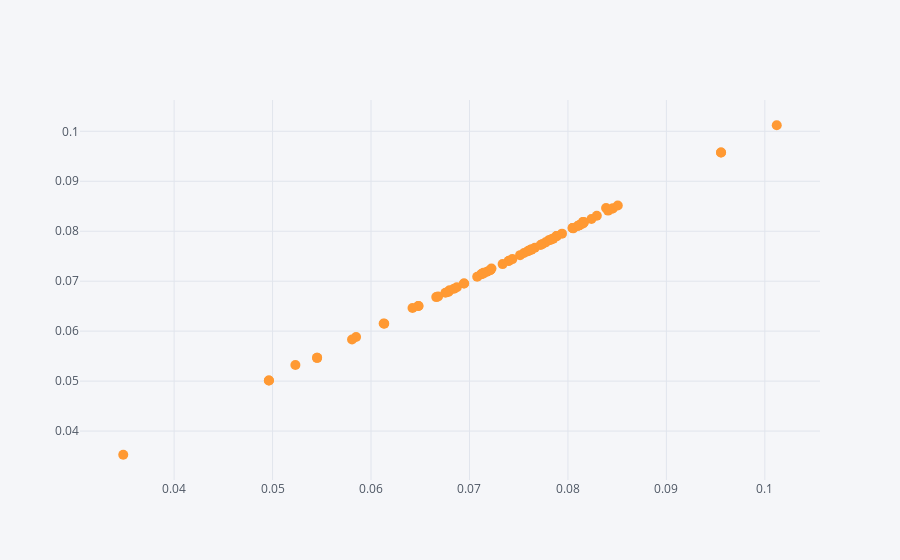

The notebook cell this image was saved under:
### Markdown cell above
### Comparação entre o retorno real dos ativos e o retorno do modelo A(1,1)

### Code cell
#A(1,1)
vetor=df.values
Portfolio_A=[];
Portfolio_Geometrico=[];
C=df.cov()
COVAR=C.values

i=0
j=0

for i in range(5):
    for j in range(5):
        
        #Portfolio Aritmetico
        c = Media_Aritmetica[i]*0.5 + Media_Aritmetica[j]*0.5-((VOL[i]*0.5)**2+(VOL[j]*0.5)**2+2*0.5*0.5*COVAR[i,j]*12)/(2*(1+Media_Aritmetica[i]*0.5 + Media_Aritmetica[j]*0.5))
        Portfolio_A.append(c)
        
        #Portfolio Geometrico
        d = (vetor[:,i]*0.5 + vetor[:,j]*0.5)
        truegeo=(gmean(d + 1)- 1)*12
        Portfolio_Geometrico.append(truegeo)
        
Portfolio_A

for ind in range(50):

    # Create Random Weights
    weights1 = np.array(np.random.random(5))

    # Rebalance Weights
    weights1 = weights1 / np.sum(weights1)
    
    # Portfolio Aritmetico
    x = np.sum(Media_Aritmetica * weights1)-(np.dot(weights1.T, np.dot(df.cov() * 12, weights1)))/(2*(1+np.sum(Media_Aritmetica * weights1)))
    Portfolio_A.append(x)
    
    #Portfolio Geometrico
    z = np.dot(vetor,weights1)
    truegeo1=(gmean(z + 1)- 1)*12
    Portfolio_Geometrico.append(truegeo1)
    
    
data = pd.DataFrame(Portfolio_Geometrico,columns=["Portfolio Geometrico"])
data["Portfolio_A(1,1)"]=Portfolio_A

data.iplot(kind='scatter',x='Portfolio Geometrico',y='Portfolio_A(1,1)',mode='markers',size=10)


X_plot = np.linspace(0.02, 0.12, 100)
Y_plot = X_plot

g = sns.FacetGrid(data, size = 6)
g = g.map(plt.scatter, "Portfolio Geometrico", "Portfolio_A(1,1)", edgecolor="w")
plt.plot(X_plot, Y_plot, color='r')
plt.show()

### Figure 1 — Plotly figure (JSON) as saved in the notebook; plotly's stock layout.template omitted (floating-point values rounded to 4 significant figures)
{"data": [{"line": {"color": "rgba(255, 153, 51, 1.0)", "dash": "solid", "shape": "linear", "width": 1.3}, "marker": {"size": 10, "symbol": "circle"}, "mode": "markers", "name": "Portfolio_A(1,1)", "text": "", "type": "scatter", "x": [0.06785, 0.08454, 0.05452, 0.07885, 0.06481, 0.08454, 0.1012, 0.0712, 0.09555, 0.08153, 0.05452, 0.0712, 0.03483, 0.06796, 0.04963, 0.07885, 0.09555, 0.06796, 0.08387, 0.08048, 0.06481, 0.08153, 0.04963, 0.08048, 0.05232, 0.08506, 0.08115, 0.07805, 0.07514, 0.07822, 0.07664, 0.08099, 0.07742, 0.07625, 0.08293, 0.06135, 0.08408, 0.08239, 0.07773, 0.05848, 0.07078, 0.08054, 0.07401, 0.05807, 0.07723, 0.07554, 0.06663, 0.06872, 0.08111, 0.07143, 0.07398, 0.06756, 0.06681, 0.06129, 0.07177, 0.07435, 0.07212, 0.07599, 0.07618, 0.06422, 0.07595, 0.08154, 0.07209, 0.06943, 0.08121, 0.08163, 0.07141, 0.0763, 0.07851, 0.06844, 0.07837, 0.0794, 0.06946, 0.07223, 0.07337], "y": [0.06785, 0.08454, 0.05465, 0.07902, 0.06505, 0.08454, 0.1012, 0.07137, 0.09576, 0.08182, 0.05465, 0.07137, 0.03526, 0.06815, 0.05012, 0.07902, 0.09576, 0.06815, 0.08465, 0.08066, 0.06505, 0.08182, 0.05012, 0.08066, 0.05324, 0.08513, 0.08119, 0.07818, 0.07522, 0.07826, 0.07668, 0.08105, 0.07747, 0.07633, 0.0831, 0.06151, 0.08413, 0.08244, 0.07777, 0.05883, 0.07088, 0.08058, 0.07409, 0.05831, 0.07726, 0.07563, 0.06682, 0.06879, 0.08117, 0.07153, 0.07404, 0.06767, 0.06696, 0.06154, 0.07188, 0.07442, 0.07223, 0.07608, 0.07625, 0.06462, 0.07602, 0.08156, 0.07219, 0.06954, 0.08126, 0.08179, 0.07168, 0.07632, 0.07852, 0.06851, 0.07842, 0.07952, 0.06955, 0.07252, 0.07342]}], "layout": {"legend": {"bgcolor": "#F5F6F9", "font": {"color": "#4D5663"}}, "paper_bgcolor": "#F5F6F9", "plot_bgcolor": "#F5F6F9", "title": {"font": {"color": "#4D5663"}}, "xaxis": {"gridcolor": "#E1E5ED", "showgrid": true, "tickfont": {"color": "#4D5663"}, "title": {"font": {"color": "#4D5663"}, "text": ""}, "zerolinecolor": "#E1E5ED"}, "yaxis": {"gridcolor": "#E1E5ED", "showgrid": true, "tickfont": {"color": "#4D5663"}, "title": {"font": {"color": "#4D5663"}, "text": ""}, "zerolinecolor": "#E1E5ED"}}}
